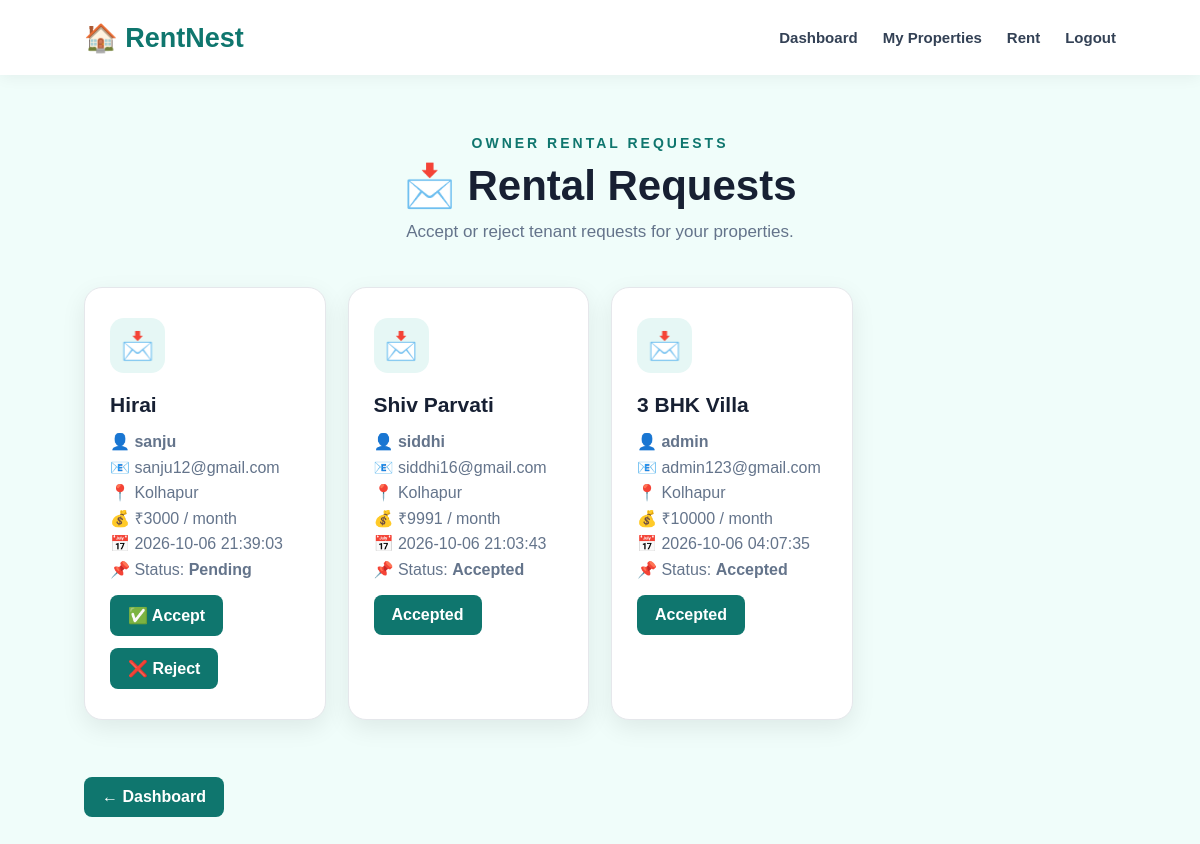
Page /owner-requests (signed in) on the committed database.
### tables this page shows
CREATE TABLE bookings (
        id INTEGER PRIMARY KEY AUTOINCREMENT,
        user_id INTEGER,
        property_id INTEGER,
        status TEXT DEFAULT 'Pending',
        request_date TIMESTAMP DEFAULT CURRENT_TIMESTAMP
    );

CREATE TABLE properties (

            id INTEGER PRIMARY KEY AUTOINCREMENT,

            owner_id INTEGER,

            title TEXT NOT NULL,

            property_type TEXT NOT NULL,

            location TEXT NOT NULL,

            rent INTEGER NOT NULL,

            deposit INTEGER,

            facilities TEXT,

            image TEXT,

            status TEXT DEFAULT 'Available'

        );

CREATE TABLE users (

            id INTEGER PRIMARY KEY AUTOINCREMENT,

            name TEXT NOT NULL,

            email TEXT NOT NULL UNIQUE,

            password TEXT NOT NULL,

            role TEXT NOT NULL

        );

### app.py (the view)
@app.route("/owner-requests")
def owner_requests():
    if "user_id" not in session:
        return redirect(
            url_for("login")
        )
    if session.get("role") != "Owner":
        return redirect(
            url_for("login")
        )
    connection = get_db_connection()
    requests = connection.execute(
        """
        SELECT
            bookings.id,
            bookings.status,
            bookings.request_date,

            users.name AS tenant_name,
            users.email AS tenant_email,

            properties.title AS property_title,
            properties.location AS property_location,
            properties.rent AS property_rent

        FROM bookings

        JOIN users
        ON bookings.user_id = users.id

        JOIN properties
        ON bookings.property_id = properties.id

        WHERE properties.owner_id = ?

        ORDER BY bookings.id DESC
        """,
        (session["user_id"],)
    ).fetchall()
    connection.close()
    return render_template(
        "owner_requests.html",
        requests=requests
    )

### database.py (called while the page is built)
def get_db_connection():
    connection = sqlite3.connect(DATABASE)
    connection.row_factory = sqlite3.Row
    return connection

### templates/owner_requests.html
<!DOCTYPE html>
<html lang="en"><head><meta charset="UTF-8"><meta name="viewport" content="width=device-width, initial-scale=1.0"><title>Rental Requests | RentNest</title><link rel="stylesheet" href="{{ url_for('static', filename='style.css') }}"></head>
<body class="dashboard-page">
<nav class="navbar"><div class="logo">🏠 RentNest</div><div class="nav-links"><a href="/owner-dashboard">Dashboard</a><a href="/owner-properties">My Properties</a><a href="/owner-rent">Rent</a><a href="/logout">Logout</a></div></nav>
<section class="dashboard-section"><div class="dashboard-heading"><p class="small-heading">OWNER RENTAL REQUESTS</p><h1>📩 Rental Requests</h1><p>Accept or reject tenant requests for your properties.</p></div>
<div class="dashboard-cards">
{% for req in requests %}<div class="dashboard-card"><div class="card-icon">📩</div><h2>{{ req['property_title'] }}</h2><p>👤 <strong>{{ req['tenant_name'] }}</strong><br>📧 {{ req['tenant_email'] }}<br>📍 {{ req['property_location'] }}<br>💰 ₹{{ req['property_rent'] }} / month<br>📅 {{ req['request_date'] }}<br>📌 Status: <strong>{{ req['status'] }}</strong></p>
{% if req['status'] == 'Pending' %}<a href="{{ url_for('accept_request', request_id=req['id']) }}" class="card-button">✅ Accept</a><a href="{{ url_for('reject_request', request_id=req['id']) }}" class="card-button" onclick="return confirm('Reject this rental request?');">❌ Reject</a>{% else %}<span class="card-button">{{ req['status'] }}</span>{% endif %}</div>
{% else %}<div class="dashboard-card"><div class="card-icon">📩</div><h2>No Rental Requests</h2><p>No tenant requests have been received yet.</p></div>{% endfor %}
</div>
    <div>
    <a href="/owner-dashboard"
           class="card-button">
            ← Dashboard
        </a>
    </div>
</section>
</body>
</html>

### static/style.css (style rules this page uses)
* { margin: 0; padding: 0; box-sizing: border-box; }
body { font-family: Arial, Helvetica, sans-serif; background: #f8fafc; color: #172033; }
.navbar { height: 75px; display: flex; align-items: center; justify-content: space-between; padding: 0 7%; background: white; box-shadow: 0 2px 15px rgba(0, 0, 0, 0.06); position: sticky; top: 0; z-index: 100; }
.logo { font-size: 27px; font-weight: bold; color: #0f766e; }
.nav-links { display: flex; align-items: center; gap: 25px; }
.nav-links a { text-decoration: none; color: #334155; font-size: 15px; font-weight: 600; }
.small-heading { color: #14b8a6; font-size: 14px; font-weight: bold; letter-spacing: 2px; margin-bottom: 15px; }
.dashboard-section { padding: 60px 7%; min-height: calc(100vh - 80px); }
.dashboard-heading { text-align: center; margin-bottom: 45px; }
.dashboard-heading .small-heading { color: #0f766e; font-size: 14px; font-weight: bold; letter-spacing: 3px; margin-bottom: 10px; }
.dashboard-heading h1 { font-size: 42px; margin: 0 0 12px; color: #172033; }
.dashboard-heading > p:last-child { font-size: 17px; color: #64748b; }
.dashboard-cards { display: grid; grid-template-columns: repeat(4, 1fr); gap: 22px; margin-bottom: 45px; }
.dashboard-card { background: white; padding: 30px 25px; border-radius: 18px; box-shadow: 0 8px 25px rgba(0, 0, 0, 0.08); transition: 0.3s; border: 1px solid #e5e7eb; }
.card-icon { width: 55px; height: 55px; display: flex; align-items: center; justify-content: center; background: #e6f7f5; border-radius: 14px; font-size: 27px; margin-bottom: 20px; }
.dashboard-card h2 { font-size: 21px; margin-bottom: 12px; color: #172033; }
.dashboard-card p { color: #64748b; line-height: 1.6; min-height: 75px; }
.card-button { display: inline-block; margin-top: 12px; padding: 11px 18px; background: #0f766e; color: white; text-decoration: none; border-radius: 8px; font-weight: bold; transition: 0.3s; }
.dashboard-page { background: #f0fdfa; }

### rows in the picture
bookings: property_title "Hirai", tenant_name "sanju", tenant_email "sanju12@gmail.com", property_location "Kolhapur", property_rent "3000", request_date "2026-10-06 21:39:03", status "Pending"
bookings: property_title "Shiv Parvati", tenant_name "siddhi", tenant_email "siddhi16@gmail.com", property_location "Kolhapur", property_rent "9991", request_date "2026-10-06 21:03:43", status "Accepted"
bookings: property_title "3 BHK Villa", tenant_name "admin", tenant_email "admin123@gmail.com", property_location "Kolhapur", property_rent "10000", request_date "2026-10-06 04:07:35", status "Accepted"
